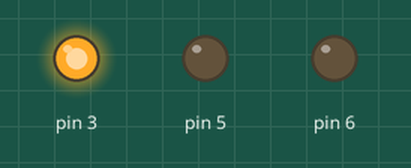
This sketch was run on a simulated Arduino Uno, built with avr-gcc and run on an emulated ATmega328P. Shown: output pins drawn as LEDs (lit = HIGH).

Above: at 0.2 s.
At 0.7 s:
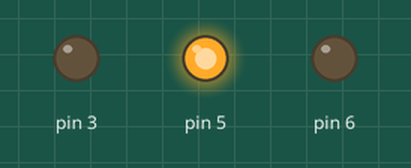
At 2.7 s:
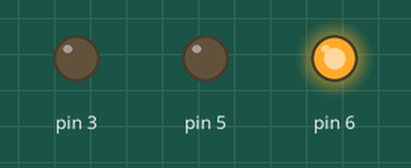
Timing chart, 0 to 3.5 s (numbered marks = the images above):
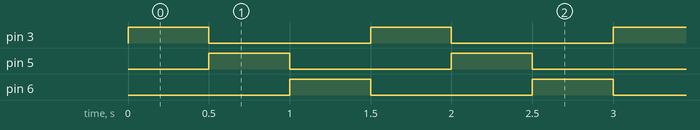

The sketch:

week07_5_arduino_analigoWrite_rgb_led.ino
```cpp
//week07_5_arduino_analigoWrite_rgb_led
void setup() {
  //RGB LED 最長那根是接地 GND
  pinMode(6, OUTPUT);//藍色(GND旁邊那個)
  pinMode(5, OUTPUT);//綠色(最外面)
  //有PWM功能可0-255輸出
}

void loop(){
  analogWrite(6,0);//藍色關掉
  analogWrite(3,255);
  delay(500);
  analogWrite(3,0);
  analogWrite(5,255);
  delay(500);
  analogWrite(5,0);
  analogWrite(6,255);
  delay(500);
}
```

Measured:
- by itself, pin 3, pin 5, pin 6: alternates HIGH for 0.50 s and LOW for 1.0 s
- by itself, everything shown: repeats every 1.5 s, in 3 steps
